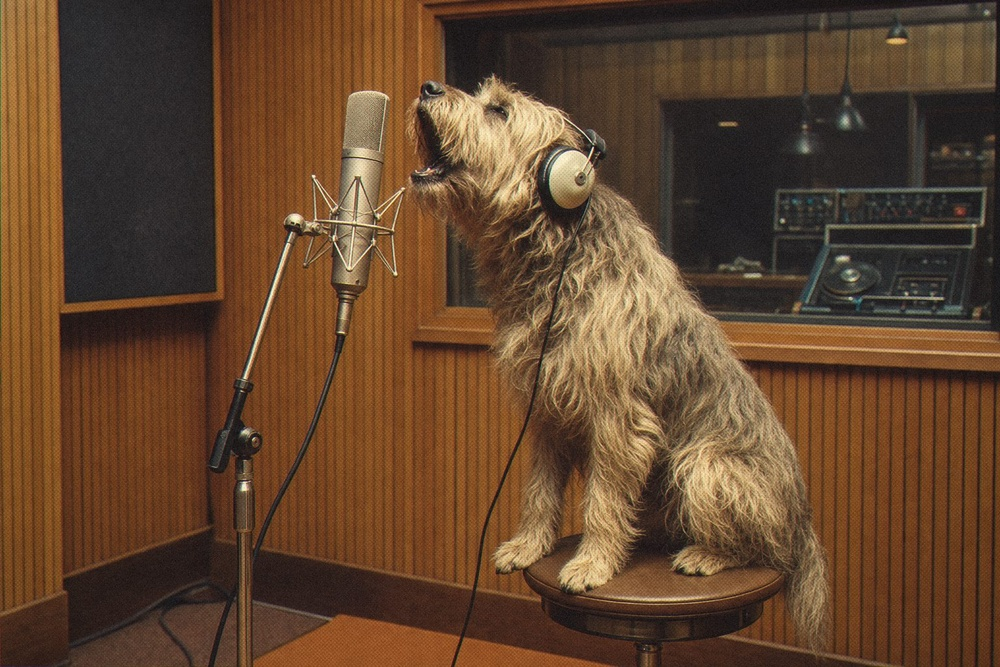
#> input picture audio/img/buenovox.jpg, 1000 x 667 px, shrunk from 1536 x 1024 before the run
$ python print-look.py ../img/buenovox.jpg ../img/dxdx7.jpg
#> lines starting #> are read from the running program, lines starting #| are printed output that depends on the picture
"""80s magazine print look: diffusion glow, faded warm grade, misregistration, halftone screen, grain, vignette."""
import sys, numpy as np
from PIL import Image, ImageFilter
src, dst = sys.argv[1], sys.argv[2]
rng = np.random.default_rng(7)
im = Image.open(src).convert("RGB")
#> im is the input picture: PIL image 1000x667 RGB; mean R, G, B 98.9, 69.4, 45.4
a = np.asarray(im, dtype=np.float32) / 255.0
h, w, _ = a.shape
#> h = 667; w = 1000

# 1. soft-focus diffusion (Hamilton-style glow in the highlights)
blur = np.asarray(im.filter(ImageFilter.GaussianBlur(10)), dtype=np.float32) / 255.0
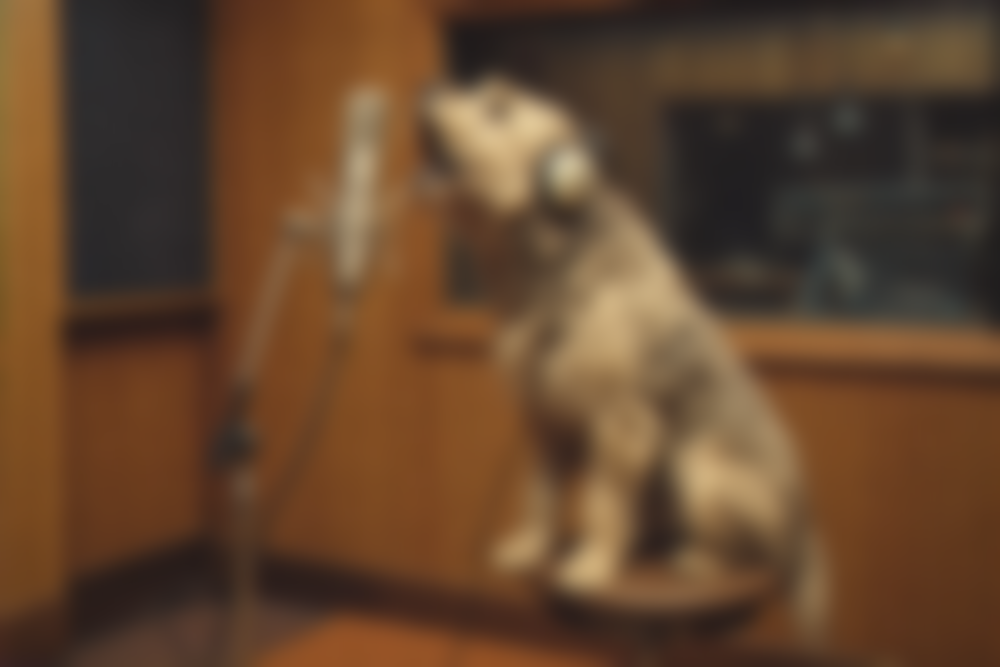
#> blur: shape (667, 1000, 3) float32; mean R, G, B 0.388, 0.272, 0.178
hl = np.clip((blur.mean(2, keepdims=True) - 0.45) / 0.55, 0, 1)
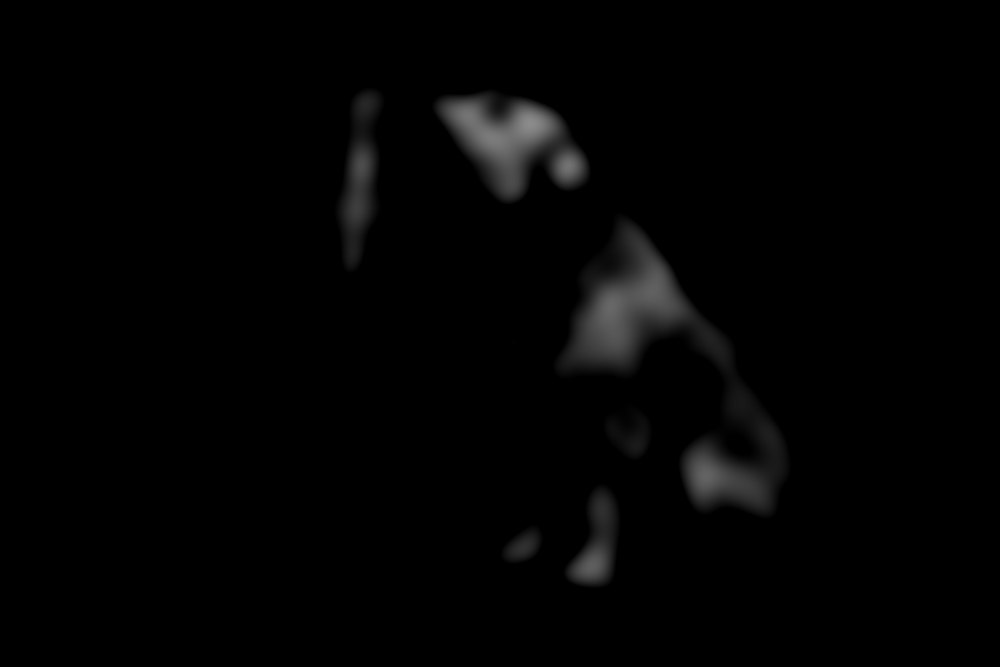
#> hl: shape (667, 1000, 1) float32; min 0, max 0.546, mean 0.0125
a = 1 - (1 - a) * (1 - blur * 0.28 * hl)

# 2. faded print grade: lower saturation, warm cast, lifted inky blacks, creamy highlights
lum = (a @ np.array([0.299, 0.587, 0.114], np.float32))[..., None]
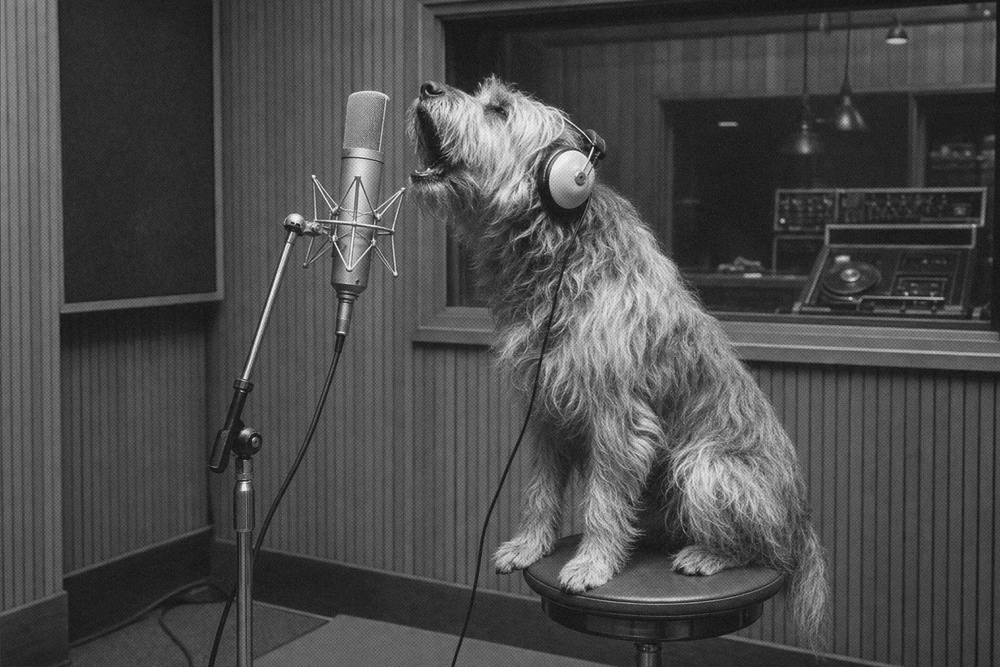
#> lum: shape (667, 1000, 1) float32; min 0.0517, max 0.975, mean 0.297
a = lum + (a - lum) * 0.82
a = a * np.array([1.04, 1.0, 0.90], np.float32)
a = a * a * (3 - 2 * a) * 0.35 + a * 0.65                      # gentle S-curve
shadow = np.array([0.10, 0.075, 0.08], np.float32); paper = np.array([0.975, 0.95, 0.88], np.float32)
a = shadow + np.clip(a, 0, 1) * (paper - shadow)

# 3. slight ink misregistration
a[..., 0] = np.roll(a[..., 0], 1, axis=1)
a[..., 2] = np.roll(a[..., 2], -1, axis=0)

# 4. halftone screen (45°) multiplied in lightly
yy, xx = np.mgrid[0:h, 0:w].astype(np.float32)
pitch = 4.2; c, s = np.cos(np.pi / 4), np.sin(np.pi / 4)
u, v = (xx * c - yy * s) * 2 * np.pi / pitch, (xx * s + yy * c) * 2 * np.pi / pitch
screen = (np.cos(u) + np.cos(v)) * 0.25 + 0.5
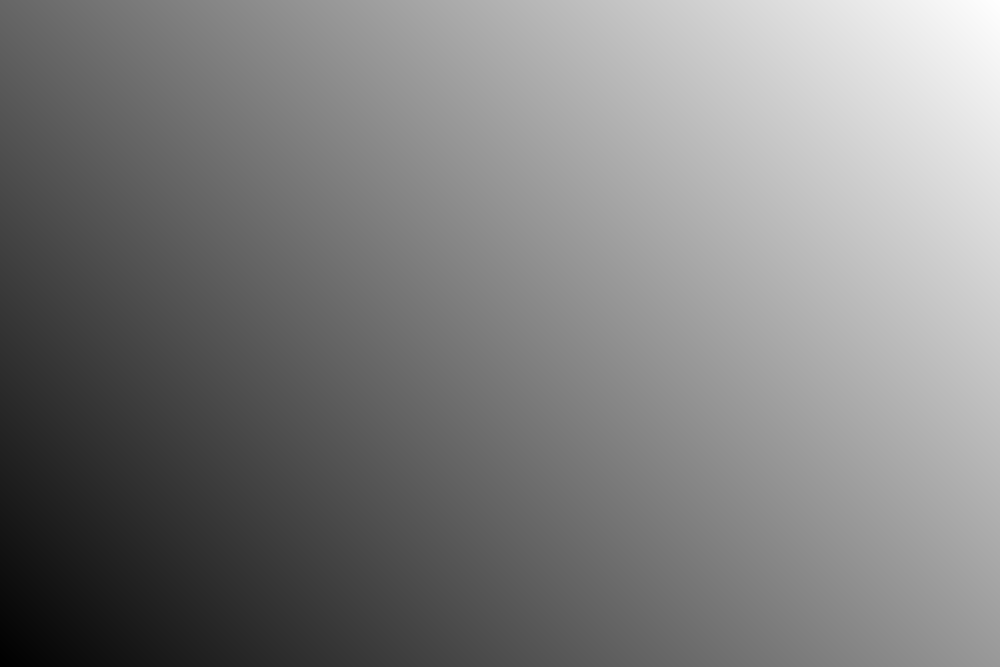
#> u: shape (667, 1000) float32; min -704.5, max 1056.8, mean 176.1; drawn with min black and max white
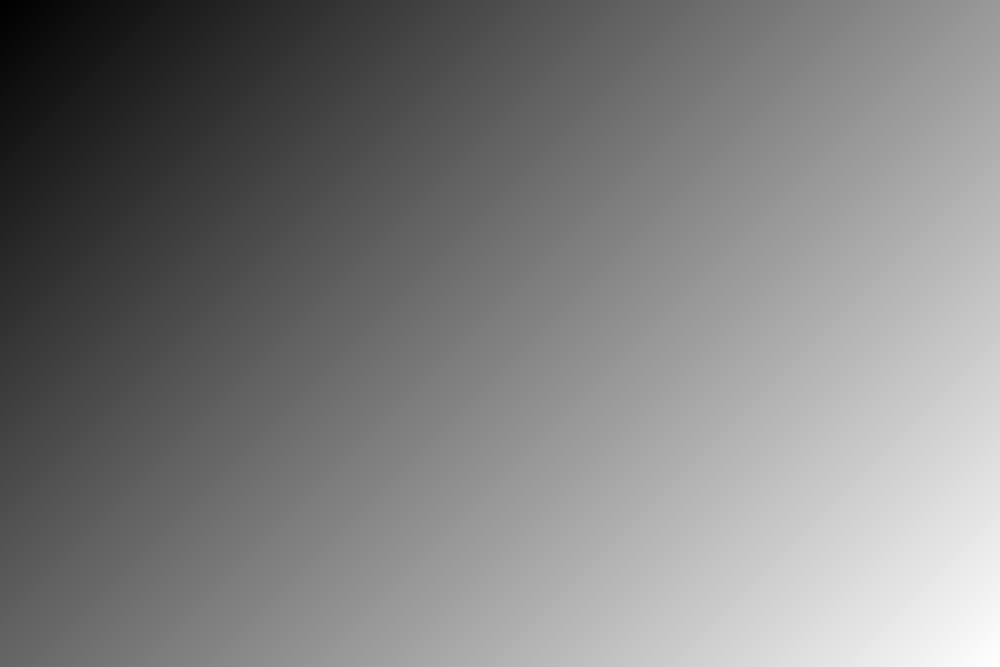
#> v: shape (667, 1000) float32; min 0, max 1761.3, mean 880.6; drawn with min black and max white
lum = (a @ np.array([0.299, 0.587, 0.114], np.float32))
#> lum: shape (667, 1000) float32
dots = np.clip((lum - screen) * 6 + 0.5, 0, 1)[..., None]
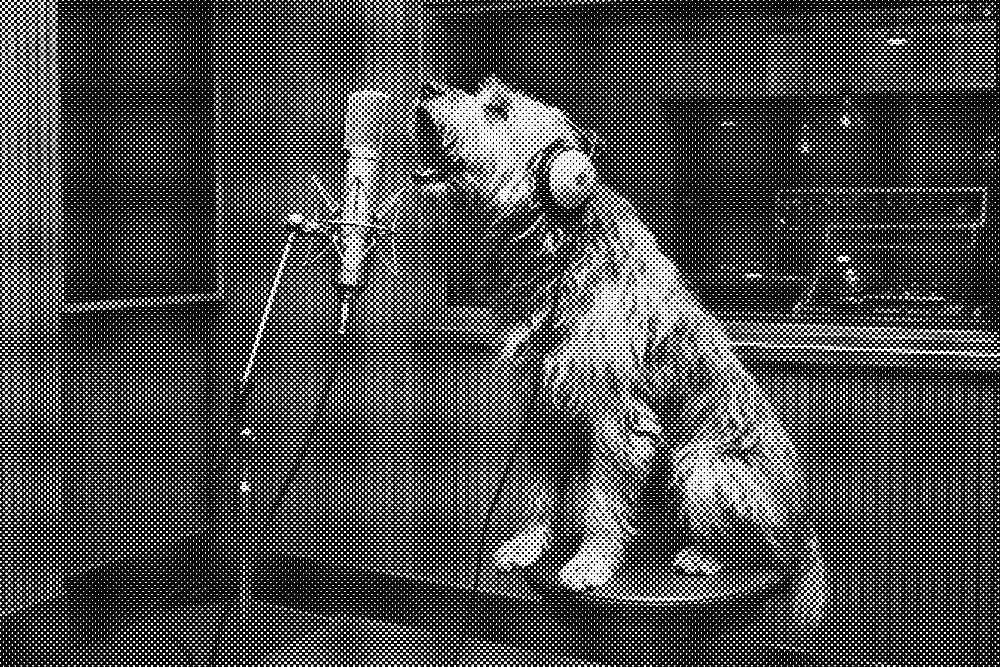
#> dots: shape (667, 1000, 1) float32; min 0, max 1, mean 0.276
a = a * (1 - 0.13 * (1 - dots))

# 5. film grain
a = a + rng.normal(0, 0.022, (h, w, 1)).astype(np.float32)
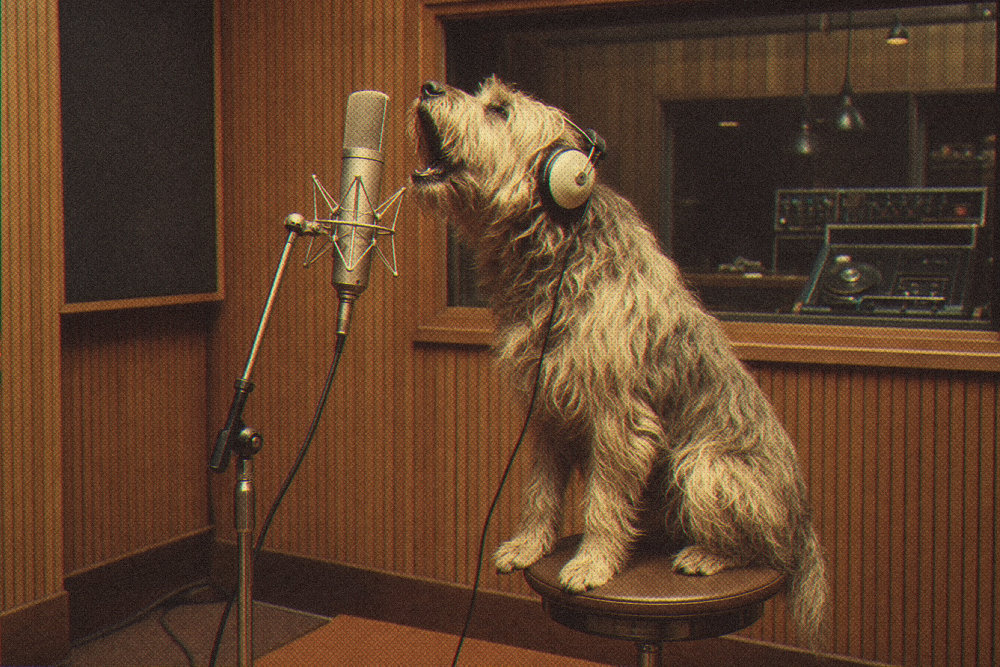
#> a: shape (667, 1000, 3) float32; mean R, G, B 0.39, 0.271, 0.184; drawn with min black and max white

# 6. vignette
r = np.sqrt(((xx - w / 2) / (w / 2)) ** 2 + ((yy - h / 2) / (h / 2)) ** 2)
a = a * (1 - 0.22 * np.clip(r - 0.55, 0, 1) ** 1.6)[..., None]

Image.fromarray((np.clip(a, 0, 1) * 255).astype(np.uint8)).save(dst, quality=82, optimize=True, progressive=True)

$ run again, on audio/img/muchovox.jpg
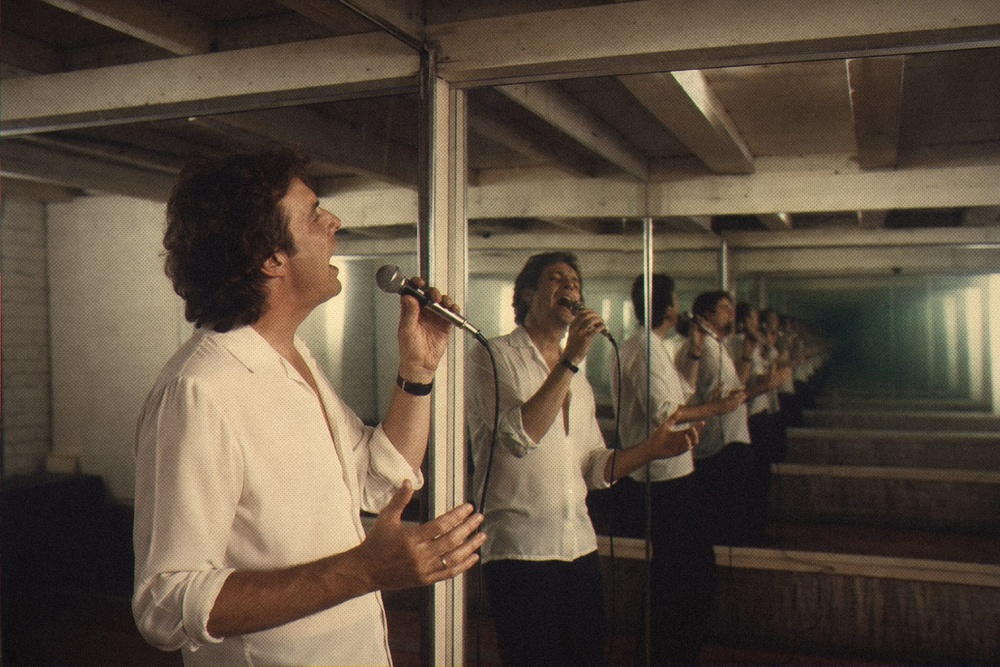
#> input picture audio/img/muchovox.jpg, 1000 x 667 px, shrunk from 1536 x 1024 before the run
#> im is the input picture: PIL image 1000x667 RGB; mean R, G, B 91.5, 77.9, 63.3
#> `hl = np.clip((blur.mean(2, keepdims=True) - 0.45) / 0.55, 0, 1)`:
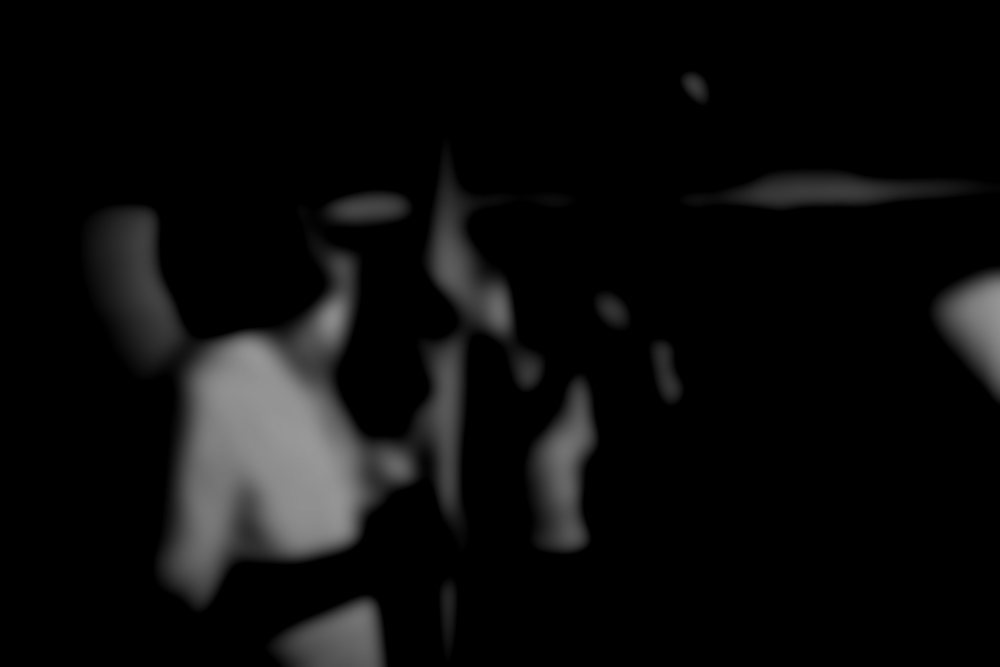
#> hl: shape (667, 1000, 1) float32; min 0, max 0.601, mean 0.048
#> `dots = np.clip((lum - screen) * 6 + 0.5, 0, 1)[..., None]`:
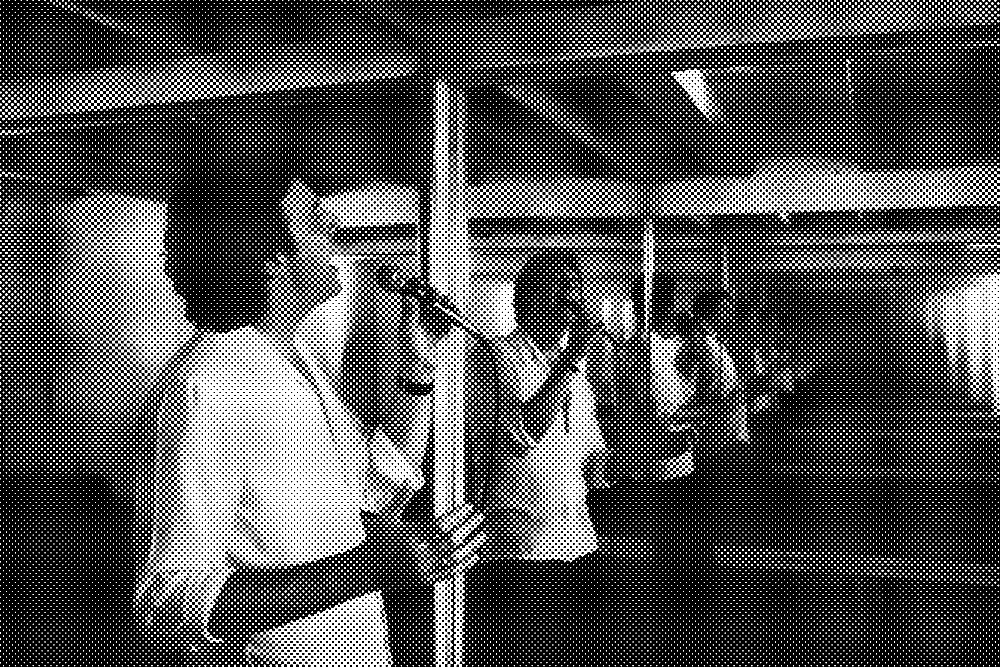
#> dots: shape (667, 1000, 1) float32; min 0, max 1, mean 0.314
